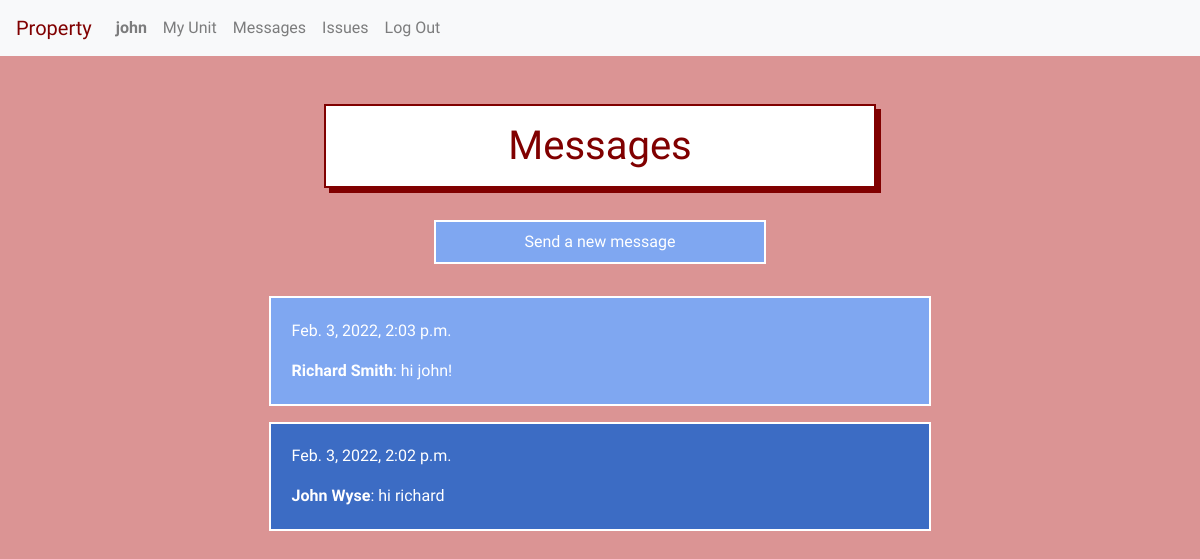
/messages (signed in), run on an earlier commit of the app's database.
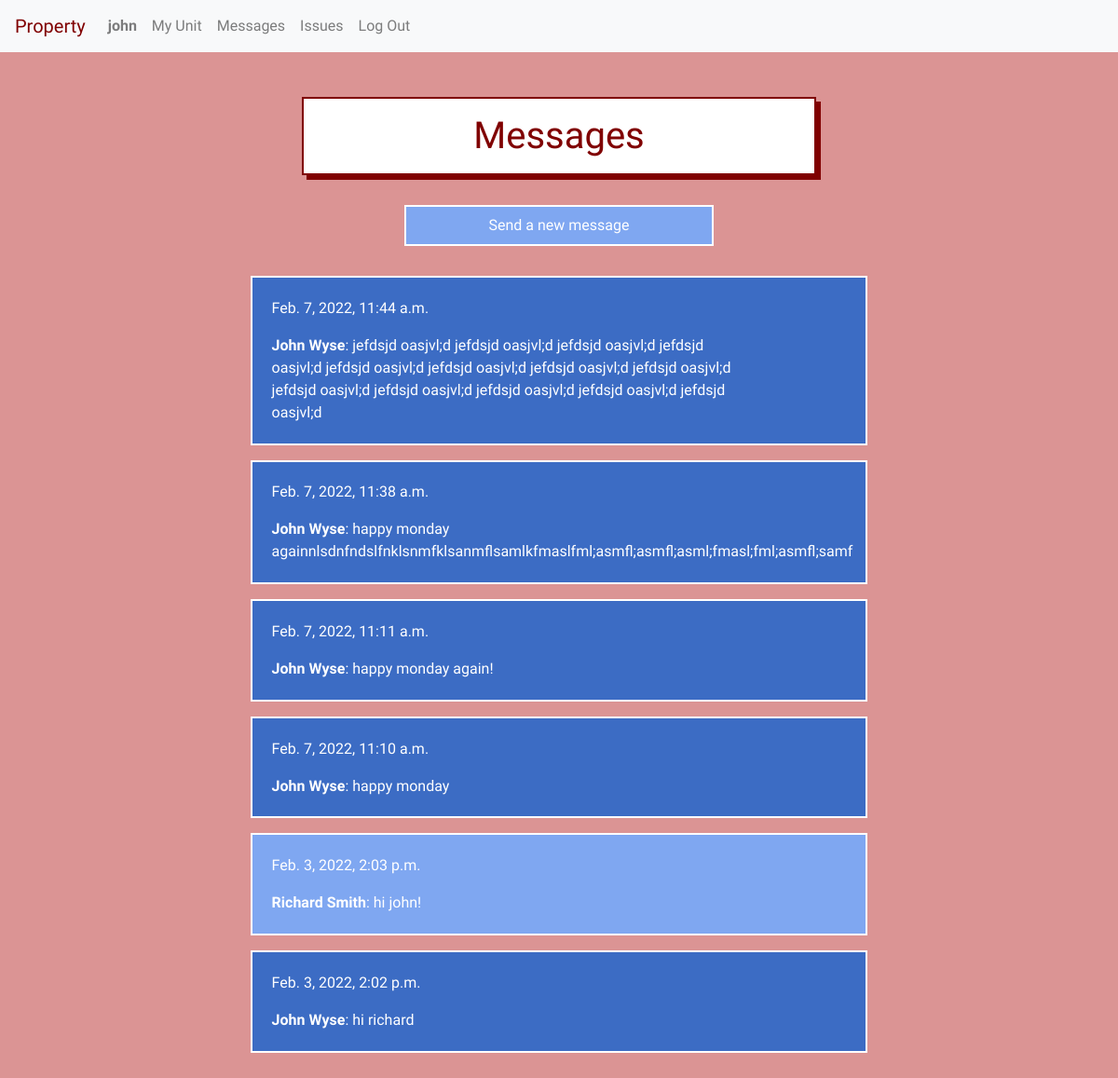
And on a later commit of the database.
### property/models.py (models this page shows, shortened)
class Message(models.Model):
    sender = models.ForeignKey(User, on_delete=models.CASCADE, related_name="senders")
    recipient = models.ForeignKey(User, on_delete=models.CASCADE, related_name="recipients")
    timestamp = models.DateTimeField(default=timezone.now)
    image = models.URLField(blank=True, default='', max_length=1000)
    text = models.TextField(max_length=1000, default=" ", null=False, blank=False)
    read = models.BooleanField(default=False)
    def __str__(self):
        return f"Message #{self.id} to {self.recipient} from {self.sender}"

class User(AbstractUser):
    tenant = models.BooleanField(default=True)
    manager = models.BooleanField(default=False)

### property/views.py (the view)
# urls.py: path("messages", views.messages, name="messages"),
def messages(request):
    if request.method == "GET":
        user = User.objects.get(username=request.user)
        if user.tenant == True:
            messages = Message.objects.filter(sender=user).values_list('id') | Message.objects.filter(recipient=user).values_list('id')
            ordered_messages = Message.objects.filter(id__in=messages).order_by('-timestamp')
            print(ordered_messages)
            return render(request, 'property/messages.html', {
                "messages": ordered_messages
            })
        else:
            return render(request, 'property/messages.html')
    else:
        return render(request, 'property/error.html')

### property/templates/property/messages.html (shortened to what this page needs)
{% extends "property/layout.html" %}
{% block body %}
<h1>Messages</h1>
{% if user.tenant %}
    <button onclick="show_send_message_form_block()" class="send_a_message">Send a new message</button>
    {% for message in messages %}
    <div class="listed-item-messages-{{message.sender.tenant}}">
        <div class="original_message_content">
            <p class="timestamp">{{ message.timestamp }}</p>
            <p id="original_content_{{message.id}}"><strong>{{ message.sender.first_name }} {{ message.sender.last_name }}</strong>: {{ message.text }}</p>
        </div>
    </div>
    {% endfor %}
{% else %}
Todo: make manager message links
{% endif %}
{% endblock %}

What changed in the data, as far as the page shows it:
added Message: timestamp "Feb. 7, 2022, 11:44 a.m.", sender.first_name "John", sender.last_name "Wyse", text "jefdsjd oasjvl;d jefdsjd oasjvl;d jefdsjd oasjvl;d jefdsjd oasjvl;d jefdsjd oasjvl;d jefdsjd oasjvl;d jefdsjd oasjvl;d jefdsjd oasjvl;d jefdsjd oasjvl;d jefdsjd oasjvl;d jefdsjd oasjvl;d jefdsjd oasjvl;d jefdsjd oasjvl;d"
added Message: timestamp "Feb. 7, 2022, 11:38 a.m.", sender.first_name "John", sender.last_name "Wyse", text "happy monday againnlsdnfndslfnklsnmfklsanmflsamlkfmaslfml;asmfl;asmfl;asml;fmasl;fml;asmfl;samf"
added Message: timestamp "Feb. 7, 2022, 11:11 a.m.", sender.first_name "John", sender.last_name "Wyse", text "happy monday again!"
added Message: timestamp "Feb. 7, 2022, 11:10 a.m.", sender.first_name "John", sender.last_name "Wyse", text "happy monday"
